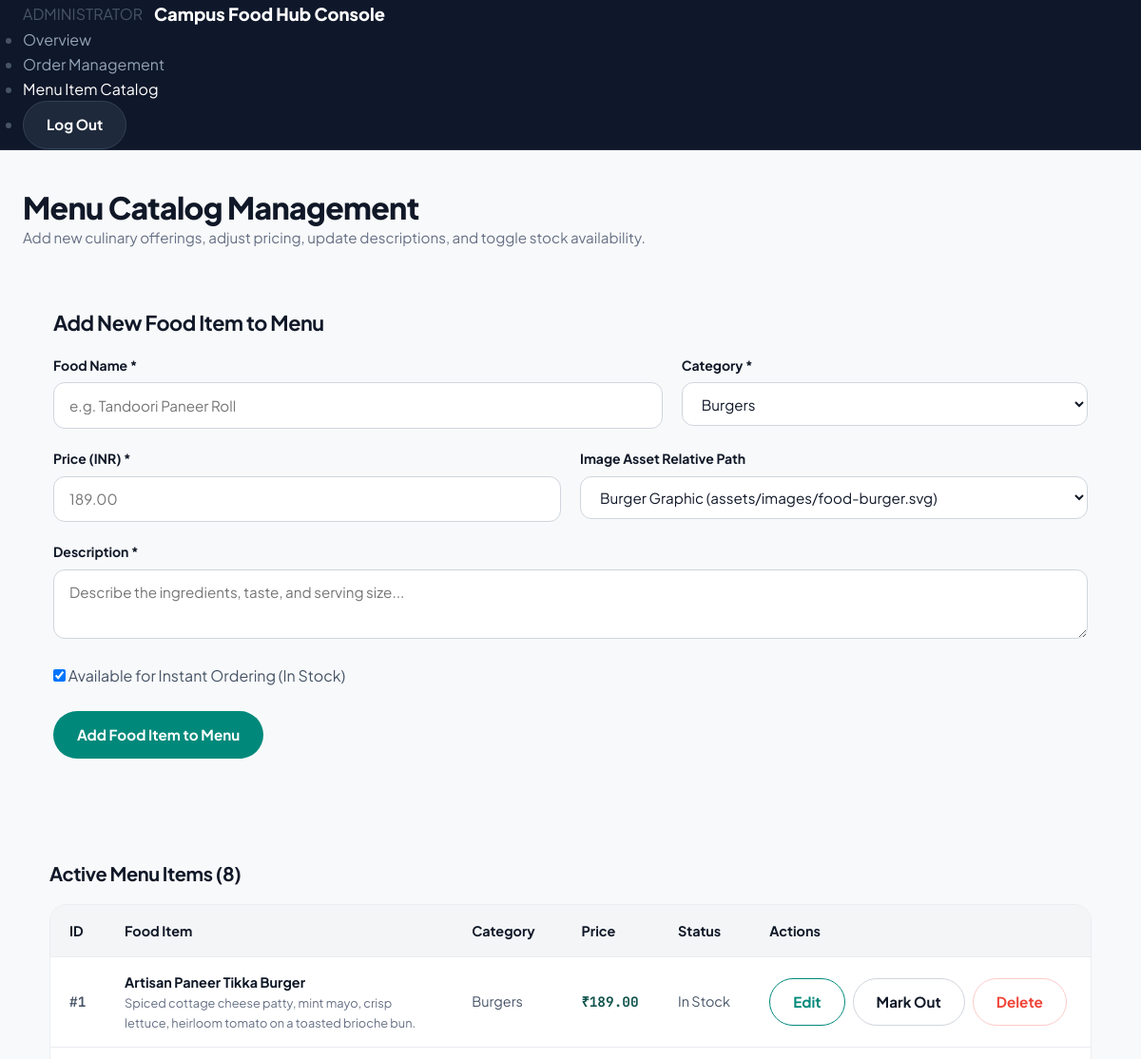
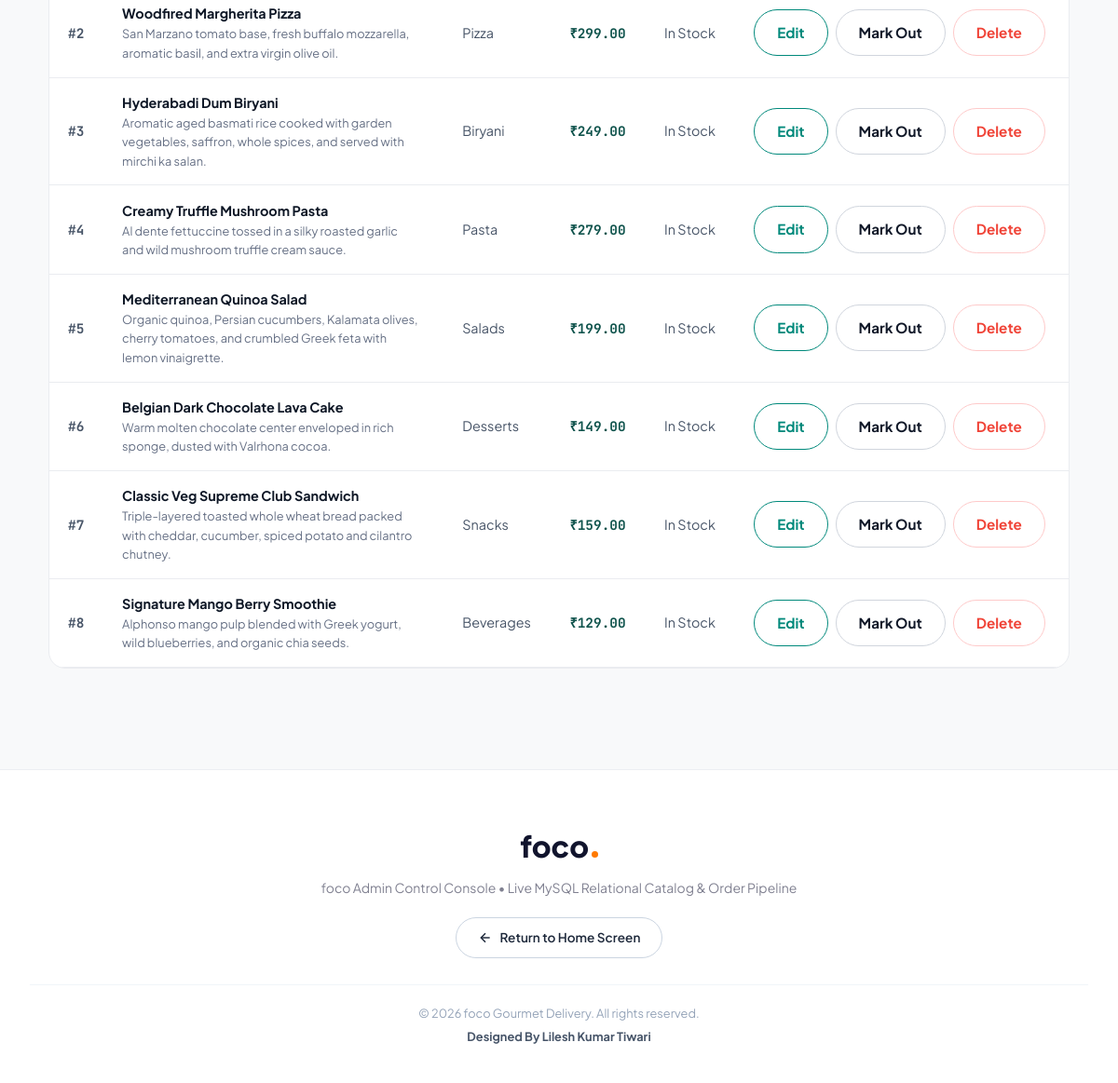
The app's page /experiment-6/admin/items.php (signed in) with its own data (2 pictures, top to bottom).
### tables this page shows
CREATE TABLE `food_items` (
    `food_id` INT AUTO_INCREMENT PRIMARY KEY,
    `food_name` VARCHAR(150) NOT NULL,
    `category` VARCHAR(50) NOT NULL,
    `description` TEXT NOT NULL,
    `price` DECIMAL(10,2) NOT NULL,
    `availability` TINYINT(1) NOT NULL DEFAULT 1,
    `image_url` VARCHAR(255) NULL,
    `created_at` DATETIME NOT NULL DEFAULT CURRENT_TIMESTAMP,
    CONSTRAINT `chk_price` CHECK (`price` >= 0)
);

### experiment-6/admin/items.php (the view, shortened to what this page needs)
<?php
$pdo = getFoodDbConnection();
$editItem = null;
$allItems = $pdo->query('SELECT * FROM food_items ORDER BY food_id ASC')->fetchAll();
?>
<!DOCTYPE html>
<html lang="en">
<head>
  <link rel="stylesheet" href="../../assets/css/design-system.css">
  <link rel="stylesheet" href="../style.css">
</head>
<body style="background: var(--bg-app);">
  <nav class="food-app-header" style="background: #0F172A; border-bottom: 1px solid #1E293B;">
    <div class="container food-header-inner">
      <div style="display: flex; align-items: center; gap: 0.75rem;">
        <span class="badge badge-warning">ADMINISTRATOR</span>
        <span style="font-weight: 800; color: #FFFFFF; font-size: 1.15rem;">Campus Food Hub Console</span>
      </div>
      <ul class="food-nav-menu">
        <li><a href="index.php" class="food-nav-link" style="color: #94A3B8;">Overview</a></li>
        <li><a href="orders.php" class="food-nav-link" style="color: #94A3B8;">Order Management</a></li>
        <li><a href="items.php" class="food-nav-link active" style="color: #FFFFFF;">Menu Item Catalog</a></li>
        <li><a href="../logout.php" class="btn btn-secondary btn-sm" style="background: #1E293B; color: #FFFFFF !important; border-color: #334155;">Log Out</a></li>
      </ul>
    </div>
  </nav>
  <main class="container" style="padding: 2.5rem 1.5rem 5rem;">
    <div style="margin-bottom: 2rem;">
      <h1 style="font-size: 2rem; font-weight: 800;">Menu Catalog Management</h1>
      <p style="color: var(--text-muted); font-size: 0.95rem;">
        Add new culinary offerings, adjust pricing, update descriptions, and toggle stock availability.
      </p>
    </div>
    <div class="card" style="padding: 2rem; margin-bottom: 3rem;">
      <h3 style="font-size: 1.35rem; margin-bottom: 1.25rem;">
        <?= $editItem ? 'Edit Food Item: ' . htmlspecialchars($editItem['food_name']) : 'Add New Food Item to Menu' ?>
      </h3>
      <form action="items.php" method="POST">
        <div style="display: grid; grid-template-columns: 1.2fr 0.8fr; gap: 1.25rem;">
          <div class="form-group">
            <label for="food_name" class="form-label">Food Name <span class="req">*</span></label>
            <input type="text" id="food_name" name="food_name" class="form-control" placeholder="e.g. Tandoori Paneer Roll" value="<?= htmlspecialchars($editItem['food_name'] ?? '') ?>" required>
          </div>
          <div class="form-group">
            <label for="category" class="form-label">Category <span class="req">*</span></label>
            <select id="category" name="category" class="form-control" required>
              <?php foreach (['Burgers', 'Pizza', 'Biryani', 'Pasta', 'Salads', 'Desserts', 'Snacks', 'Beverages'] as $c): ?>
                <option value="<?= $c ?>" <?= (($editItem['category'] ?? '') === $c) ? 'selected' : '' ?>><?= $c ?></option>
              <?php endforeach; ?>
            </select>
          </div>
        </div>
        <div style="display: grid; grid-template-columns: 1fr 1fr; gap: 1.25rem;">
          <div class="form-group">
            <label for="price" class="form-label">Price (INR) <span class="req">*</span></label>
            <input type="number" step="0.50" id="price" name="price" class="form-control" placeholder="189.00" value="<?= htmlspecialchars((string)($editItem['price'] ?? '')) ?>" required>
          </div>
          <div class="form-group">
            <label for="image_url" class="form-label">Image Asset Relative Path</label>
            <select id="image_url" name="image_url" class="form-control">
              <?php
                $imgOptions = [
                  'assets/images/food-burger.svg'   => 'Burger Graphic',
                  'assets/images/food-pizza.svg'    => 'Pizza Graphic',
                  'assets/images/food-biryani.svg'  => 'Biryani Graphic',
                  'assets/images/food-pasta.svg'    => 'Pasta Graphic',
                  'assets/images/food-salad.svg'    => 'Salad Graphic',
                  'assets/images/food-dessert.svg'  => 'Dessert Graphic',
                  'assets/images/food-sandwich.svg' => 'Sandwich Graphic',
                  'assets/images/food-smoothie.svg' => 'Smoothie Beverage Graphic'
                ];
                $curImg = $editItem['image_url'] ?? 'assets/images/food-burger.svg';
                foreach ($imgOptions as $val => $lbl) {
                  $sel = ($curImg === $val) ? 'selected' : '';
                  echo "<option value=\"$val\" $sel>$lbl ($val)</option>";
                }
              ?>
            </select>
          </div>
        </div>
        <div class="form-group">
          <label for="description" class="form-label">Description <span class="req">*</span></label>
          <textarea id="description" name="description" class="form-control" rows="2" placeholder="Describe the ingredients, taste, and serving size..." required><?= htmlspecialchars($editItem['description'] ?? '') ?></textarea>
        </div>
        <div class="form-group">
          <label class="checkbox-label">
            <input type="checkbox" name="availability" value="1" <?= (!isset($editItem['availability']) || $editItem['availability']) ? 'checked' : '' ?>>
            <span>Available for Instant Ordering (In Stock)</span>
          </label>
        </div>
        <div style="display: flex; gap: 1rem; margin-top: 1.5rem;">
          <button type="submit" class="btn btn-primary">
            <span><?= $editItem ? 'Save Item Changes' : 'Add Food Item to Menu' ?></span>
          </button>
        </div>
      </form>
    </div>
    <div class="card" style="padding: 1.75rem;">
      <h3 style="font-size: 1.25rem; margin-bottom: 1.25rem;">Active Menu Items (<?= count($allItems) ?>)</h3>
      <div class="table-responsive">
        <table class="data-table">
          <thead>
            <tr>
              <th>ID</th>
              <th>Food Item</th>
              <th>Category</th>
              <th>Price</th>
              <th>Status</th>
              <th>Actions</th>
            </tr>
          </thead>
          <tbody>
            <?php foreach ($allItems as $item): ?>
              <tr>
                <td style="font-family: var(--font-mono); font-weight: 700;">#<?= $item['food_id'] ?></td>
                <td>
                  <div style="font-weight: 700; color: var(--text-main);"><?= htmlspecialchars($item['food_name']) ?></div>
                  <div style="font-size: 0.8rem; color: var(--text-muted); max-width: 320px;"><?= htmlspecialchars($item['description']) ?></div>
                </td>
                <td><span class="badge badge-muted"><?= htmlspecialchars($item['category']) ?></span></td>
                <td style="font-family: var(--font-mono); font-weight: 700; color: var(--primary);">₹<?= number_format($item['price'], 2) ?></td>
                <td>
                  <span class="badge <?= $item['availability'] ? 'badge-success' : 'badge-danger' ?>">
                    <?= $item['availability'] ? 'In Stock' : 'Out of Stock' ?>
                  </span>
                </td>
                <td>
                  <div style="display: flex; gap: 0.5rem; align-items: center;">
                    <a href="items.php?edit=<?= $item['food_id'] ?>" class="btn btn-outline btn-sm">Edit</a>
                    <a href="items.php?toggle=<?= $item['food_id'] ?>" class="btn btn-secondary btn-sm" title="Toggle availability">
                      <?= $item['availability'] ? 'Mark Out' : 'Mark In' ?>
                    </a>
                    <a href="items.php?delete=<?= $item['food_id'] ?>" class="btn btn-outline btn-sm" style="color: var(--danger) !important; border-color: #FECACA;" onclick="return confirm('Are you sure you want to delete this menu item?');">
                      Delete
                    </a>
                  </div>
                </td>
              </tr>
            <?php endforeach; ?>
          </tbody>
        </table>
      </div>
    </div>
  </main>
  <footer class="foco-centered-footer">
    <div>
      <a href="../index.php" class="foco-footer-logo">
        <span>foco</span>
        <span class="foco-brand-dot"></span>
      </a>
      <p class="foco-footer-desc">
        foco Admin Control Console &bull; Live MySQL Relational Catalog &amp; Order Pipeline
      </p>
      <div>
        <a href="../../index.html" class="foco-footer-btn">
          <svg width="16" height="16" viewBox="0 0 24 24" fill="none" stroke="currentColor" stroke-width="2.2">
            <line x1="19" y1="12" x2="5" y2="12"></line>
            <polyline points="12 19 5 12 12 5"></polyline>
          </svg>
          <span>Return to Home Screen</span>
        </a>
      </div>
      <div class="foco-footer-copy">
        <div>&copy; 2026 foco Gourmet Delivery. All rights reserved.</div>
        <div style="margin-top: 0.25rem;" class="foco-designer-tag">Designed By Lilesh Kumar Tiwari</div>
      </div>
    </div>
  </footer>
</body>
</html>

### assets/css/design-system.css (style rules this page uses)
:root { --bg-app: #F8F9FA; --bg-surface: #FFFFFF; --bg-surface-soft: #F1F4F8; --bg-subtle: #F3F5F7; --bg-dark: #0D131F; --bg-dark-card: #151D2A; --text-main: #0E1726; --text-heading: #101828; --text-body: #475467; --text-muted: #667085; --text-light: #98A2B3; --primary: #0F534C; --primary-hover: #0A3C37; --primary-light: #E6F4F1; --primary-border: #B2DFD8; --accent-teal: #0D9488; --accent-cyan: #06B6D4; --accent-orange: #F97316; --accent-indigo: #4F46E5; --accent-amber: #F59E0B; --success: #12B76A; --success-bg: #ECFDF3; --success-border: #A6F4C5; --success-text: #027A48; --danger: #F04438; --danger-bg: #FEF3F2; --danger-border: #FECDCA; --danger-text: #B42318; --border-light: #EAECF0; --border-medium: #D0D5DD; --border-focus: #0D9488; --radius-xs: 4px; --radius-sm: 8px; --radius-md: 12px; --radius-lg: 18px; --radius-xl: 24px; --radius-2xl: 32px; --radius-full: 9999px; --shadow-xs: 0 1px 2px rgba(16, 24, 40, 0.05); --shadow-sm: 0 1px 3px rgba(16, 24, 40, 0.08), 0 1px 2px rgba(16, 24, 40, 0.04); --shadow-md: 0 4px 8px -2px rgba(16, 24, 40, 0.06), 0 2px 4px -2px rgba(16, 24, 40, 0.04); --shadow-lg: 0 12px 16px -4px rgba(16, 24, 40, 0.08), 0 4px 6px -2px rgba(16, 24, 40, 0.03); --shadow-xl: 0 20px 24px -4px rgba(16, 24, 40, 0.08), 0 8px 8px -4px rgba(16, 24, 40, 0.03); --font-serif: 'DM Serif Display', Georgia, serif; --font-sans: 'Plus Jakarta Sans', -apple-system, BlinkMacSystemFont, 'Segoe UI', Roboto, sans-serif; --font-mono: 'JetBrains Mono', monospace; --transition-fast: 150ms ease; --transition-normal: 250ms ease; --transition-smooth: 350ms cubic-bezier(0.16, 1, 0.3, 1); }
*, *::before, *::after { box-sizing: border-box; margin: 0; padding: 0; }
html { font-size: 16px; scroll-behavior: smooth; -webkit-font-smoothing: antialiased; }
body { font-family: var(--font-sans); background-color: var(--bg-app); color: var(--text-body); line-height: 1.6; min-height: 100vh; display: flex; flex-direction: column; }
a { color: inherit; text-decoration: none; transition: all var(--transition-fast); }
img, svg { display: block; max-width: 100%; }
button, input, select, textarea { font: inherit; color: inherit; }
.container { width: 100%; max-width: 1220px; margin: 0 auto; padding: 0 1.5rem; }
h1, h2, h3, h4, h5 { color: var(--text-heading); font-weight: 700; line-height: 1.25; letter-spacing: -0.02em; }
.btn { display: inline-flex; align-items: center; justify-content: center; gap: 0.5rem; font-size: 0.95rem; font-weight: 700; padding: 0.75rem 1.5rem; border-radius: var(--radius-full); cursor: pointer; border: 1px solid transparent; transition: all var(--transition-normal); text-decoration: none; }
.btn-primary { background: #00897B; color: #FFFFFF !important; }
.btn-secondary { background: #FFFFFF; color: var(--text-heading) !important; border-color: var(--border-medium); }
.btn-outline { background: transparent; color: #00897B !important; border-color: #00897B; }
.form-group { margin-bottom: 1.25rem; }
.form-label { display: block; font-size: 0.875rem; font-weight: 700; color: var(--text-heading); margin-bottom: 0.45rem; }
.form-control { width: 100%; padding: 0.7rem 1rem; font-size: 0.95rem; background: #FFFFFF; border: 1px solid var(--border-medium); border-radius: var(--radius-md); color: var(--text-heading); transition: all var(--transition-fast); }
.table-responsive { width: 100%; overflow-x: auto; border-radius: var(--radius-lg); border: 1px solid var(--border-light); background: #FFFFFF; }
.data-table { width: 100%; border-collapse: collapse; text-align: left; font-size: 0.9rem; }
.data-table th { background: var(--bg-subtle); color: var(--text-heading); font-weight: 700; padding: 0.95rem 1.25rem; border-bottom: 1px solid var(--border-light); white-space: nowrap; }
.data-table td { padding: 0.95rem 1.25rem; border-bottom: 1px solid var(--border-light); }

### records on screen
food_items: food_id "1", food_name "Artisan Paneer Tikka Burger", description "Spiced cottage cheese patty, mint mayo, crisp lettuce, heirloom tomato on a toasted brioche bun.", category "Burgers", price "189.00", availability "In Stock"
food_items: food_id "2", food_name "Woodfired Margherita Pizza", description "San Marzano tomato base, fresh buffalo mozzarella, aromatic basil, and extra virgin olive oil.", category "Pizza", price "299.00", availability "In Stock"
food_items: food_id "3", food_name "Hyderabadi Dum Biryani", description "Aromatic aged basmati rice cooked with garden vegetables, saffron, whole spices, and served with mirchi ka salan.", category "Biryani", price "249.00", availability "In Stock"
food_items: food_id "4", food_name "Creamy Truffle Mushroom Pasta", description "Al dente fettuccine tossed in a silky roasted garlic and wild mushroom truffle cream sauce.", category "Pasta", price "279.00", availability "In Stock"
food_items: food_id "5", food_name "Mediterranean Quinoa Salad", description "Organic quinoa, Persian cucumbers, Kalamata olives, cherry tomatoes, and crumbled Greek feta with lemon vinaigrette.", category "Salads", price "199.00", availability "In Stock"
food_items: food_id "6", food_name "Belgian Dark Chocolate Lava Cake", description "Warm molten chocolate center enveloped in rich sponge, dusted with Valrhona cocoa.", category "Desserts", price "149.00", availability "In Stock"
food_items: food_id "7", food_name "Classic Veg Supreme Club Sandwich", description "Triple-layered toasted whole wheat bread packed with cheddar, cucumber, spiced potato and cilantro chutney.", category "Snacks", price "159.00", availability "In Stock"
food_items: food_id "8", food_name "Signature Mango Berry Smoothie", description "Alphonso mango pulp blended with Greek yogurt, wild blueberries, and organic chia seeds.", category "Beverages", price "129.00", availability "In Stock"

### other values on screen
count($allItems) "8"
form field category "Burgers"
form field image_url "Burger Graphic (assets/images/food-burger.svg)"
